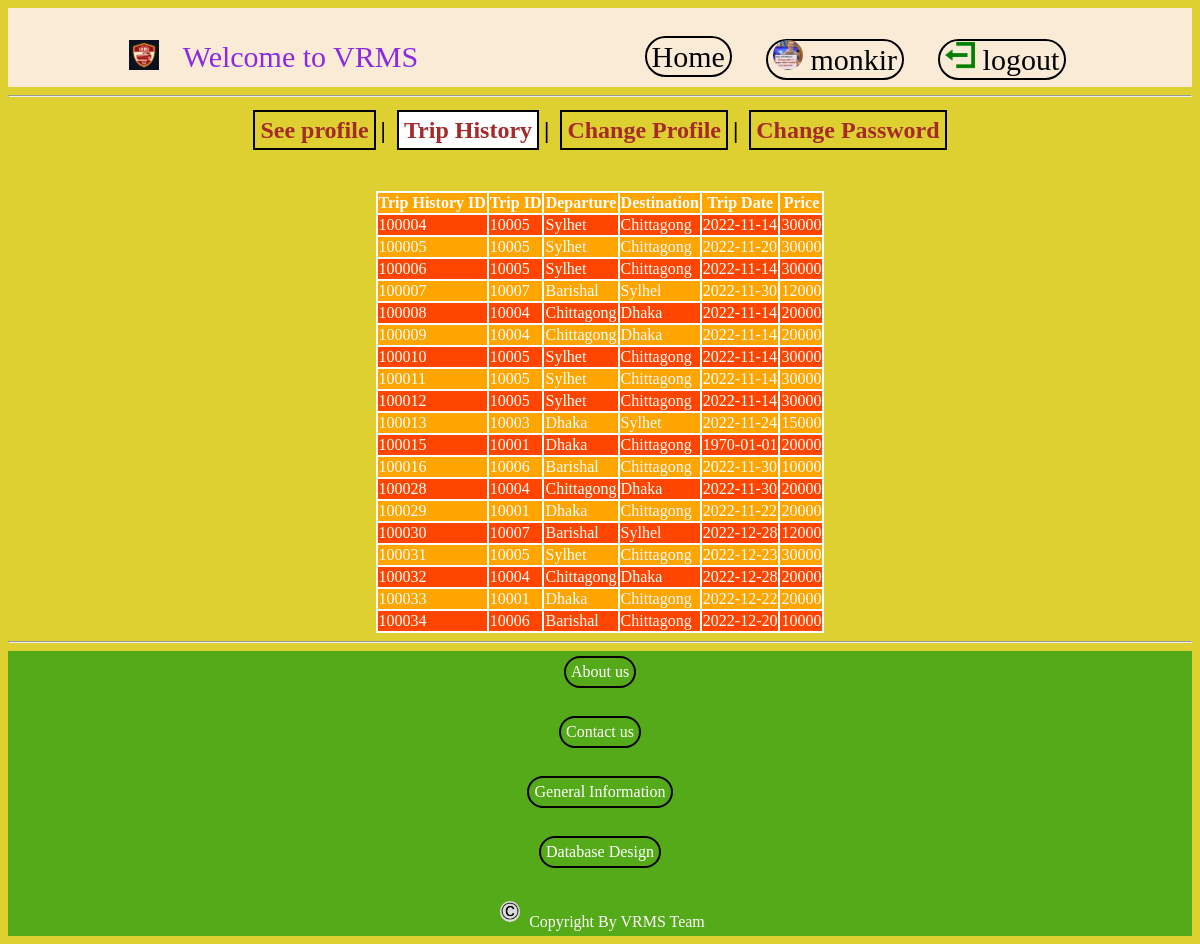
/view/trip_history.php (signed in), run on an earlier commit of the app's database.
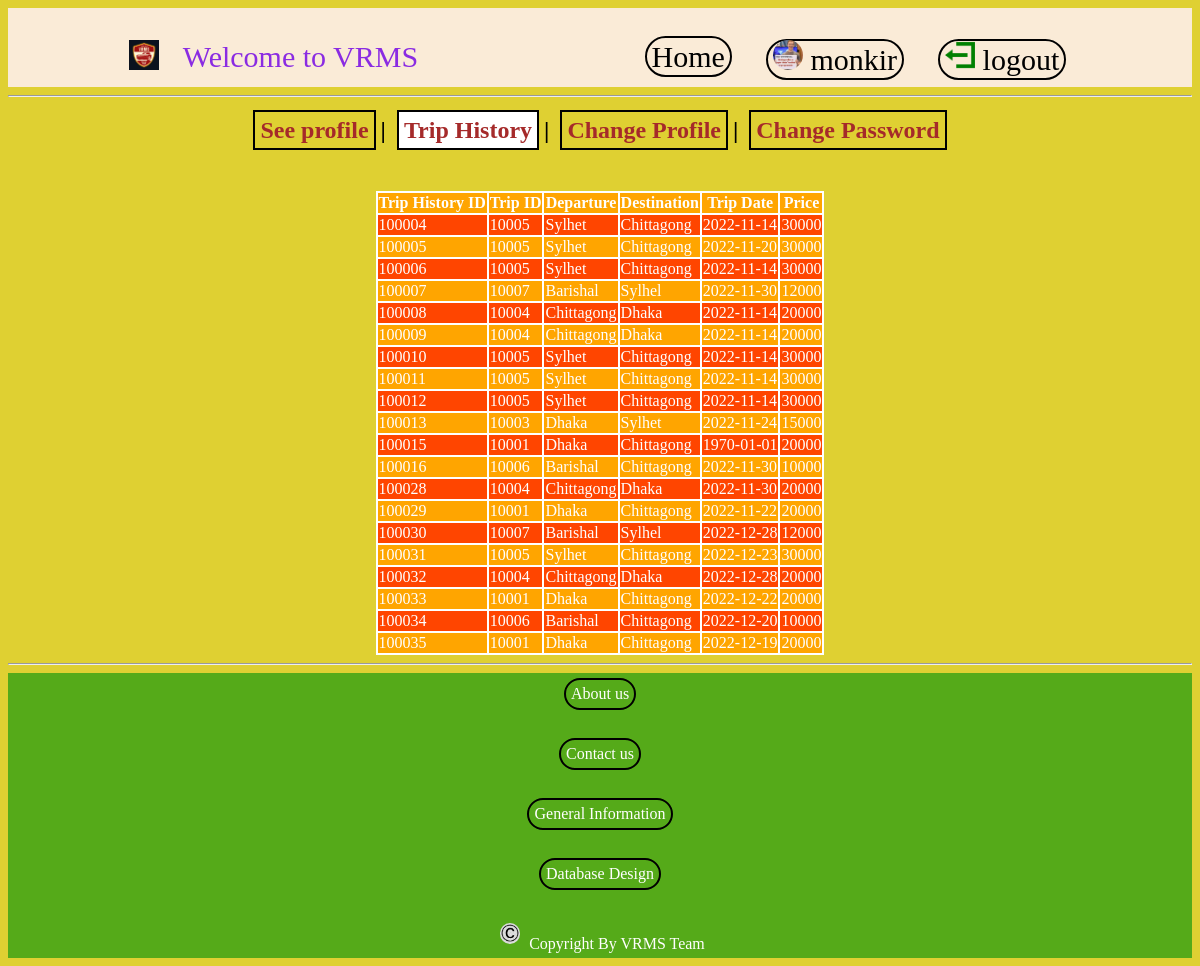
And on a later commit of the database.
### tables this page shows
CREATE TABLE `trips_histories` (
  `th_id` int(11) NOT NULL,
  `trip_id` int(11) NOT NULL,
  `passenger_id` varchar(20) NOT NULL,
  `trip_date` date NOT NULL DEFAULT current_timestamp(),
  `status` varchar(10) NOT NULL DEFAULT 'pending',
  `price` int(11) NOT NULL DEFAULT 0,
  `discount` int(11) NOT NULL DEFAULT 0,
  `driver_id` varchar(20) NOT NULL DEFAULT 'Not Allocated',
  `used_voucher` varchar(20) NOT NULL DEFAULT 'none'
);

CREATE TABLE `trips` (
  `trip_id` int(11) NOT NULL,
  `departure` varchar(20) NOT NULL,
  `destination` varchar(20) NOT NULL,
  `distance` int(11) NOT NULL DEFAULT 0,
  `price` int(11) NOT NULL DEFAULT 0
);

### model/trip_model.php (called while the page is built, shortened)
<?php
    function getPassengerTripHistory($userid)
    {
        $conn = getconnection();
        $sql = "select th.th_id, th.trip_id, tp.departure, tp.destination, th.trip_date, th.price from trips_histories th, trips tp
            where th.passenger_id='{$userid}' AND tp.trip_id = th.trip_id";
        $result = mysqli_query($conn, $sql);
        return $result;
    }
?>

### view/trip_history.php (the view, shortened to what this page needs)
<?php
    require_once "header.php";
    $userid=$_SESSION['userid'];
?>
<!DOCTYPE html>
<html lang="en">
<head>
    <link rel="stylesheet" href="style.css">
</head>
<body>
    <center>
            <?php
                require_once 'user_header.php';
                ?>
                <?php
                require_once '../model/trip_model.php';
                $result=getPassengerTripHistory($userid);
                if ($result)
                {
                    if($result->num_rows==0)
                    {
                        ?>
                        <h1>
                            No result Found
                        </h1>
                        <?php
                    }
                    else
                    {
                        ?>
                        <table border="5px">
                            <tr>
                                <th>Trip History ID</th>
                                <th>Trip ID</th>
                                <th>Departure</th>
                                <th>Destination</th>
                                <th>Trip Date</th>
                                <th>Price</th>
                            </tr>
                            <?php
                            while ($row = $result->fetch_assoc())
                            {
                            ?>
                            <tr>
                                <td><?php echo $row['th_id']?></th>
                                <td><?php echo $row['trip_id']?></th>
                                <td><?php echo $row['departure']?></th>
                                <td><?php echo $row['destination']?></th>
                                <td><?php echo $row['trip_date']?></th>
                                <td><?php echo $row['price']?></th>
                            </tr>
                            <?php
                            }
                            ?>
                        </table>
                        <?php
                    }
                }
                else
                {
                    ?>
                    <h1>Cant Find Trip ID: <?php echo $trip_id;?></h1>
                    <?php
                }
            ?>
    </center>
    <?php require_once 'footer.php'; ?>
</body>
</html>

What changed in the data, as far as the page shows it:
added trips_histories: th_id "100035", trip "10001", trip.departure "Dhaka", trip.destination "Chittagong", trip_date "2022-12-19", price "20000"
